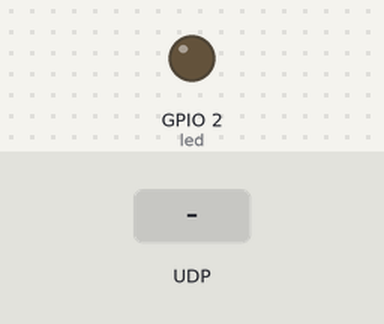
Bench run of a program on a simulated ESP32 board running MicroPython. Parts: output pins drawn as LEDs (lit = HIGH). The inputs (shaded band) are chosen by the test bench. WiFi joins after 1.5 s; what the program prints to the serial console is not drawn.

Above: at 3.2 s.
3.3 s: UDP packet "light on" arrives
At 3.9 s:
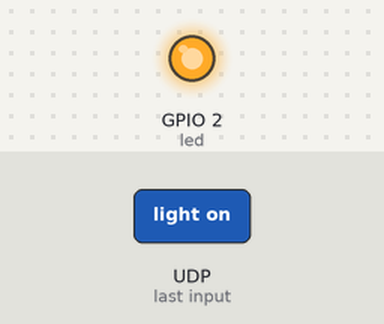
4.8 s: UDP packet "light off" arrives
At 6.2 s:
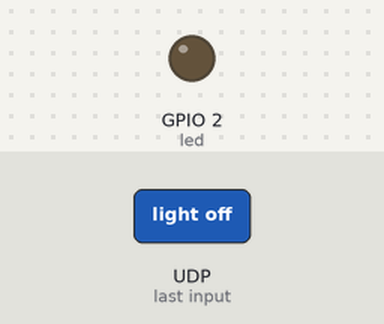
Timing chart, 0 to 7.8 s (numbered marks = the images above; inputs shaded):
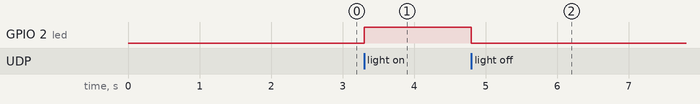

Measured:
- after the input at 3.3 s, GPIO 2 (led): LOW → HIGH at once
- after the input at 4.8 s, GPIO 2 (led): HIGH → LOW at once

The program:

__________.py
```python
import time
import network
import socket
from machine import Pin

led = Pin(2, Pin.OUT) # 定义一个led灯

def do_connect():  # 连接网络  采用UDP协议连接
    wlan = network.WLAN(network.STA_IF)  # 工作在STA_IF模式
    wlan.active(True)
    if not wlan.isconnected():
        wlan.connect('11111111', '11111111')
        while not wlan.isconnected():
            print('正在连接网络...')
            time.sleep(1)

    print('连接网络成功...')
    print('network config:', wlan.ifconfig())

def create_udp_socket():  # 创建udp套接字
    udp_socket = socket.socket(socket.AF_INET, socket.SOCK_DGRAM)
    udp_socket.bind(("0.0.0.0", 7788))  # 绑定一个固定的端口

    return udp_socket

def main():
    do_connect()
    udp_socket = create_udp_socket()
    while True:  # 接受UDP数据
        recv_data, sender_info = udp_socket.recvfrom(1024)  # 返回的是一个元组，可以进行拆包
        # print("{}发送的数据：{}".format(sender_info, recv_data))
        # 对收到的数据进行解码
        recv_data_str = recv_data.decode("utf-8")
        # print(recv_data_str)
        if recv_data_str == "light on":
            led.on()
        elif recv_data_str == "light off":
            led.off()


if __name__ == "__main__":
    main()
```
